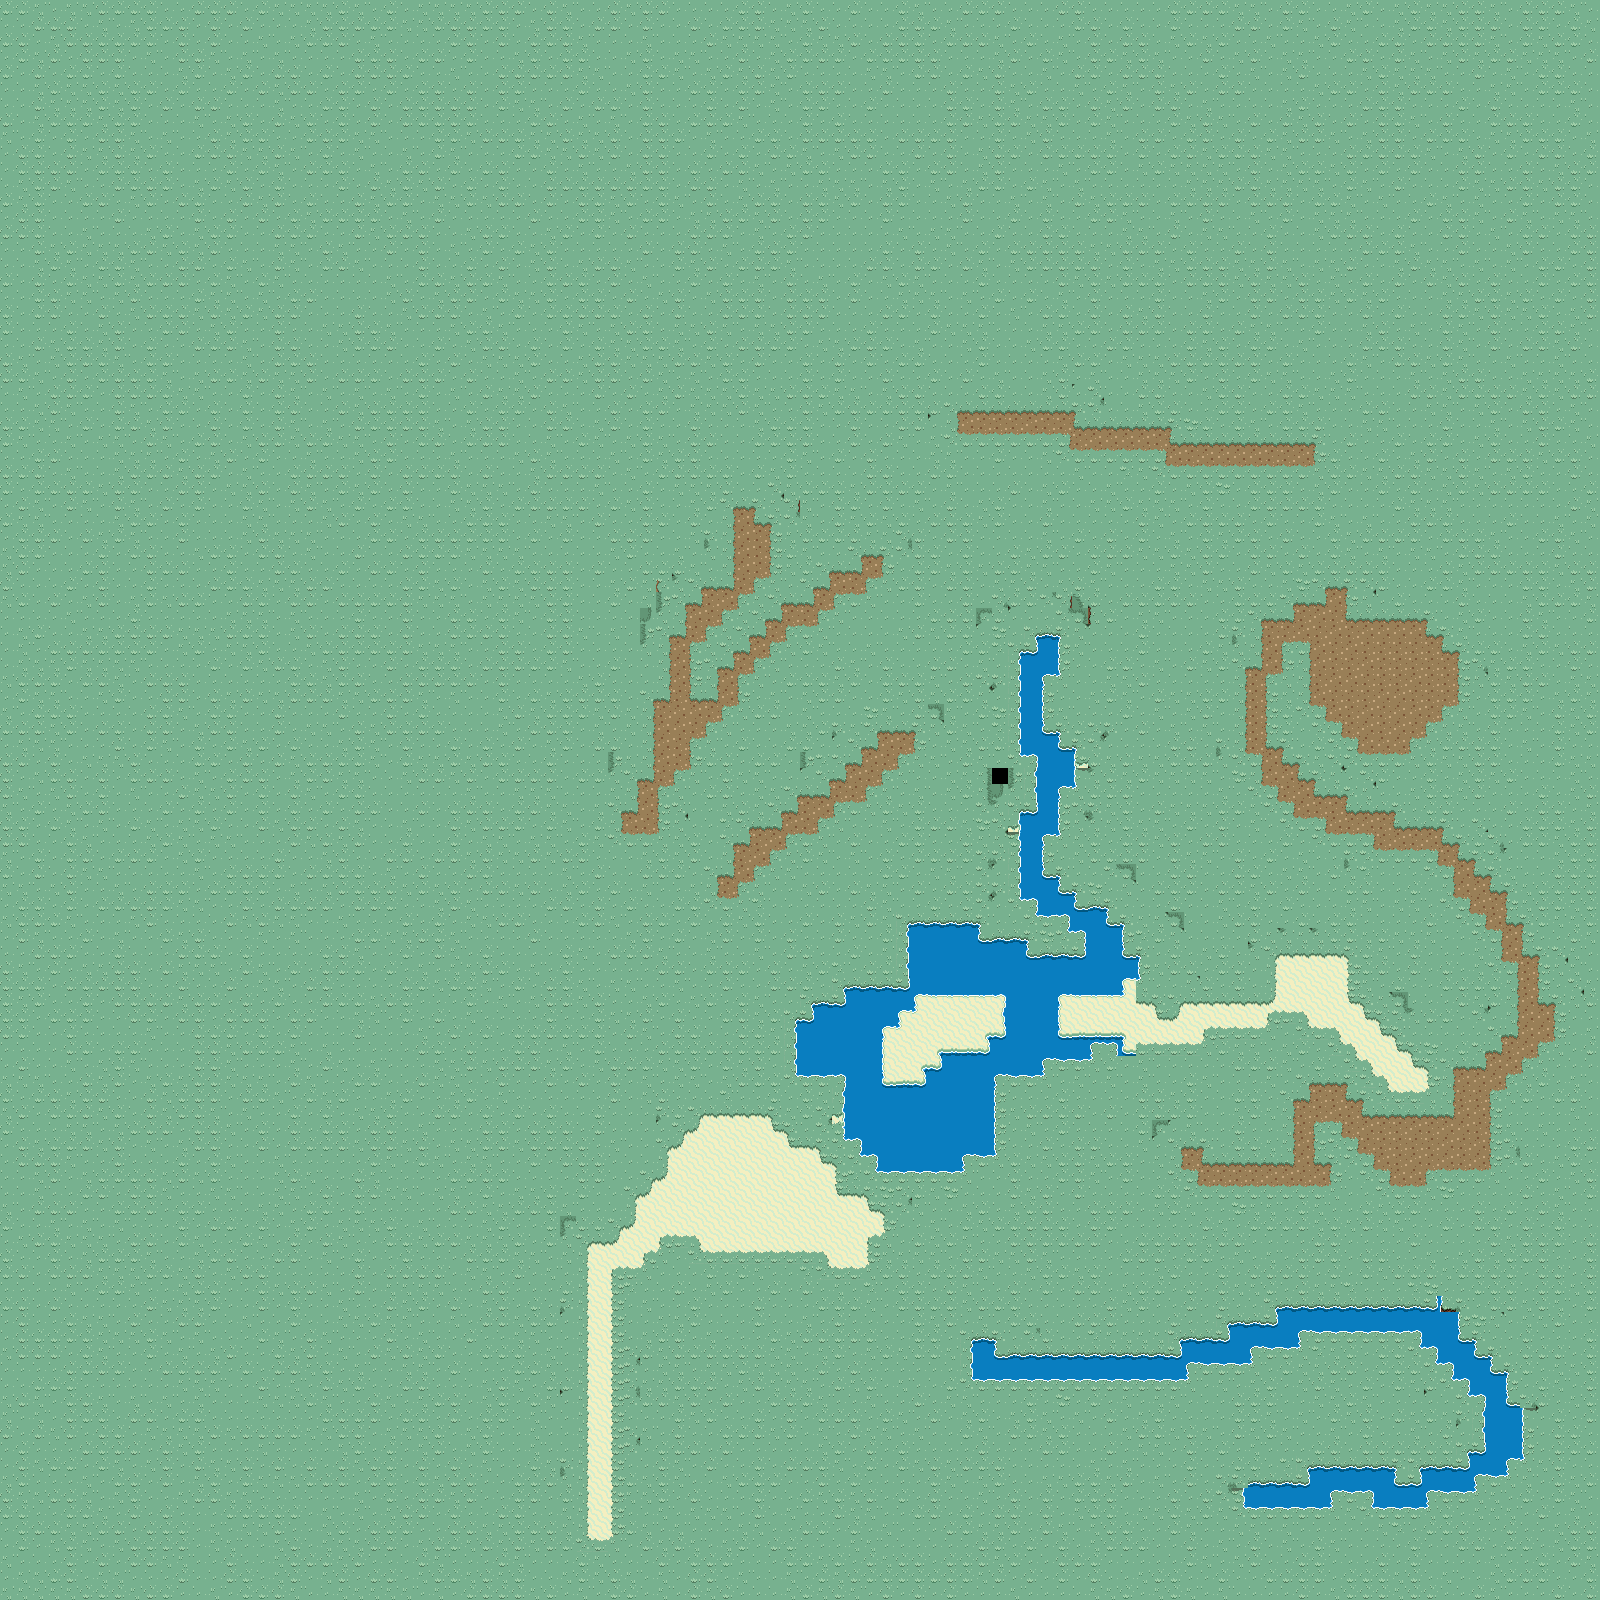

This game map was drawn from its Tiled (.tmx) file and the tilesets committed beside it. A one-line description and the trimmed map source follow:
An orthogonal 100x100 tile map with 16x16 px tiles, 1 tile layer (bottomLayer), 3 hidden layers not drawn.

<map version="1.2" tiledversion="1.2.1" orientation="orthogonal" renderorder="right-down" width="100" height="100" tilewidth="16" tileheight="16" infinite="0" nextlayerid="5" nextobjectid="1">
 <tileset firstgid="1" name="overworld" tilewidth="16" tileheight="16" tilecount="1440" columns="40">
  <image source="overworld.png" width="640" height="576" />
  <terraintypes>
   <terrain name="Herbe" tile="240" />
   <terrain name="Sand" tile="161" />
   <terrain name="water" tile="283" />
   <terrain name="dirt" tile="1201" />
   <terrain name="elevation" tile="525" />
  </terraintypes>
  <tile id="0" terrain="0,0,0,0" />
  <tile id="120" terrain="0,0,0,1" />
  <tile id="121" terrain="0,0,1,1" />
  <tile id="122" terrain="0,0,1,0" />
  <tile id="160" terrain="0,1,0,1" />
  <tile id="161" terrain="1,1,1,1" />
  <tile id="162" terrain="1,0,1,0" />
  <tile id="200" terrain="0,1,0,0" />
  <tile id="201" terrain="1,1,0,0" />
  <tile id="202" terrain="1,0,0,0" />
  <tile id="240" terrain="1,1,1,0" />
  <tile id="241" terrain="1,1,0,1" />
  <tile id="242" terrain="0,0,0,2" />
  <tile id="243" terrain="0,0,2,2" />
  <tile id="244" terrain="0,0,2,0" />
  <tile id="255" terrain="1,1,1,2" />
  <tile id="256" terrain="1,1,2,2" />
  <tile id="257" terrain="1,1,2,1" />
  <tile id="280" terrain="1,0,1,1" />
  <tile id="281" terrain="0,1,1,1" />
  <tile id="282" terrain="0,2,0,2" />
  <tile id="283" terrain="2,2,2,2" />
  <tile id="284" terrain="2,0,2,0" />
  <tile id="295" terrain="1,2,1,2" />
  <tile id="297" terrain="2,1,2,1" />
  <tile id="322" terrain="0,2,0,0" />
  <tile id="323" terrain="2,2,0,0" />
  <tile id="324" terrain="2,0,0,0" />
  <tile id="335" terrain="1,2,1,1" />
  <tile id="336" terrain="2,2,1,1" />
  <tile id="337" terrain="2,1,1,1" />
  <tile id="360" terrain="0,0,0," />
  <tile id="361" terrain="0,0,,0" />
  <tile id="362" terrain="2,2,2,0" />
  <tile id="363" terrain="2,2,0,2" />
  <tile id="364" terrain=",,,0" />
  <tile id="365" terrain=",,0,0" />
  <tile id="366" terrain=",,0," />
  <tile id="367" terrain="0,0,0,0" />
  <tile id="368" terrain="0,0,0,0" />
  <tile id="375" terrain="2,2,2,1" />
  <tile id="376" terrain="2,2,1,2" />
  <tile id="400" terrain="0,,0,0" />
  <tile id="401" terrain=",0,0,0" />
  <tile id="402" terrain="2,0,2,2" />
  <tile id="403" terrain="0,2,2,2" />
  <tile id="404" terrain=",0,,0" />
  <tile id="405" terrain="0,0,0,0" />
  <tile id="406" terrain="0,,0," />
  <tile id="407" terrain="0,0,0,0" />
  <tile id="408" terrain="0,0,0,0" />
  <tile id="415" terrain="2,1,2,2" />
  <tile id="416" terrain="1,2,2,2" />
  <tile id="444" terrain=",0,," />
  <tile id="445" terrain="0,0,," />
  <tile id="446" terrain="0,,," />
  <tile id="447" terrain="4,4,," />
  <tile id="484" terrain="4,4,4,4" />
  <tile id="485" terrain="4,4,4,4" />
  <tile id="486" terrain="4,,4," />
  <tile id="524" terrain="4,4,4,4" />
  <tile id="525" terrain="4,4,4,4" />
  <tile id="526" terrain="4,,4," />
  <tile id="564" terrain="4,4,," />
  <tile id="565" terrain="4,4,," />
  <tile id="566" terrain="4,,," />
  <tile id="608" terrain="4,4,2,4" />
  <tile id="609" terrain="4,4,4,2" />
  <tile id="611" terrain="4,4,4,2" />
  <tile id="612" terrain="4,4,2,4" />
  <tile id="651" terrain=",2,2,2" />
  <tile id="652" terrain="2,,2,2" />
  <tile id="689" terrain="0,2,,2" />
  <tile id="690" terrain="2,0,2," />
  <tile id="728" terrain="4,4,," />
  <tile id="729" terrain="4,2,4,2" />
  <tile id="730" terrain="2,4,2,4" />
  <tile id="766" terrain=",2,2,2" />
  <tile id="767" terrain="2,,2,2" />
  <tile id="768" terrain="4,4,," />
  <tile id="769" terrain="4,2,4,2" />
  <tile id="770" terrain="2,4,2,4" />
  <tile id="803" terrain="2,,2,2" />
  <tile id="804" terrain=",,2,2" />
  <tile id="805" terrain=",2,2,2" />
  <tile id="806" terrain="4,4,4,2" />
  <tile id="807" terrain="4,4,2,4" />
  <tile id="809" terrain="4,2,,2" />
  <tile id="810" terrain="2,4,2," />
  <tile id="844" terrain="4,4,2,4" />
  <tile id="845" terrain="4,4,4,2" />
  <tile id="846" terrain="4,4,4,2" />
  <tile id="847" terrain="4,4,2,4" />
  <tile id="849" terrain=",2,0,2" />
  <tile id="850" terrain="2,,2,0" />
  <tile id="1160" terrain="0,0,0,3" />
  <tile id="1161" terrain="0,0,3,3" />
  <tile id="1162" terrain="0,0,3,0" />
  <tile id="1174" terrain="0,0,0," />
  <tile id="1175" terrain="0,0,," />
  <tile id="1176" terrain="0,0,,0" />
  <tile id="1200" terrain="0,3,0,3" />
  <tile id="1201" terrain="3,3,3,3" />
  <tile id="1202" terrain="3,0,3,0" />
  <tile id="1214" terrain="0,,0," />
  <tile id="1216" terrain=",0,,0" />
  <tile id="1240" terrain="0,3,0,0" />
  <tile id="1241" terrain="3,3,0,0" />
  <tile id="1242" terrain="3,0,0,0" />
  <tile id="1254" terrain="0,,0,0" />
  <tile id="1255" terrain=",,0,0" />
  <tile id="1256" terrain=",0,0,0" />
  <tile id="1280" terrain="3,3,3,0" />
  <tile id="1281" terrain="3,3,0,3" />
  <tile id="1282" terrain="3,3,3,3" />
  <tile id="1294" terrain=",,,0" />
  <tile id="1295" terrain=",,0," />
  <tile id="1320" terrain="3,0,3,3" />
  <tile id="1321" terrain="0,3,3,3" />
  <tile id="1334" terrain=",0,," />
  <tile id="1335" terrain="0,,," />
 </tileset>
 <layer id="1" name="bottomLayer" width="100" height="100">
  <data>[10000 cells, 9999 non-empty, 81 distinct tile ids]</data>
 </layer>
 <layer id="4" name="decors" width="100" height="100" visible="0">
  <data>[10000 cells, 0 non-empty, 0 distinct tile ids]</data>
 </layer>
 <layer id="3" name="obstaclesLayer" width="100" height="100" visible="0">
  <data>[10000 cells, 0 non-empty, 0 distinct tile ids]</data>
 </layer>
 <layer id="2" name="aboveLayer" width="100" height="100" visible="0">
  <data>[10000 cells, 0 non-empty, 0 distinct tile ids]</data>
 </layer>
</map>